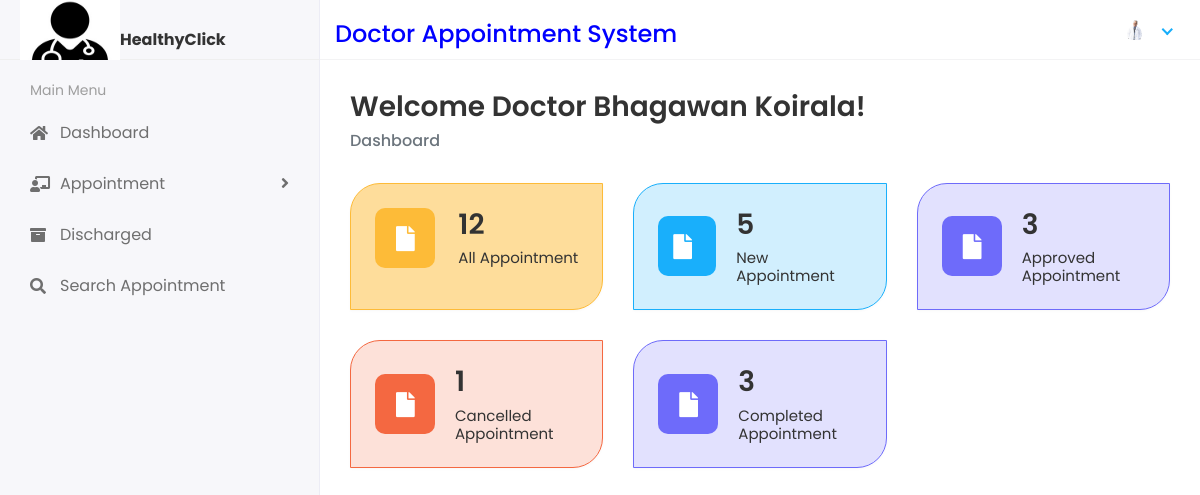
The page /Doctor/DocHome (signed in) on the database its author committed.
### dasapp/models.py (models this page shows)
class CustomUser(AbstractUser):
    USER = {
        (1, "admin"),
        (2, "doc"),
    }
    user_type = models.CharField(choices=USER, max_length=50, default=1)
    profile_pic = models.ImageField(upload_to="profile_pics/", blank=True, null=True)

### docappsystem/docviews.py (the view)
# urls.py: path("Doctor/DocHome", docviews.DOCTORHOME, name="doctor_home"),
@login_required(login_url="/")
def DOCTORHOME(request):
    doctor_admin = request.user
    doctor_reg = DoctorReg.objects.get(admin=doctor_admin)
    allaptcount = Appointment.objects.filter(doctor_id=doctor_reg).count
    newaptcount = Appointment.objects.filter(status="0", doctor_id=doctor_reg).count
    appaptcount = Appointment.objects.filter(
        status="Approved", doctor_id=doctor_reg
    ).count
    canaptcount = Appointment.objects.filter(
        status="Cancelled", doctor_id=doctor_reg #canaptcount = cancelled appointment count
    ).count
    comaptcount = Appointment.objects.filter(
        status="Completed", doctor_id=doctor_reg # comaptcount = completed appointment count
    ).count
    context = {
        "newaptcount": newaptcount,
        "allaptcount": allaptcount,
        "appaptcount": appaptcount,
        "canaptcount": canaptcount,
        "comaptcount": comaptcount,
    }
    return render(request, "doc/dochome.html", context)

### templates/doc/dochome.html
{% extends 'base.html' %}
{% block content %}
<div class="content container-fluid">
    <div class="page-header">
       <div class="row">
          <div class="col-sm-12">
             <h3 class="page-title">Welcome Doctor {{ user.first_name }} {{ user.last_name }}!</h3>
             <ul class="breadcrumb">
                <li class="breadcrumb-item active">Dashboard</li>
             </ul>
          </div>
       </div>
    </div>
    <div class="row">
       <div class="col-xl-4 col-sm-6 col-12 d-flex">
          <div class="card bg-one w-100">
             <div class="card-body">
                <div class="db-widgets d-flex justify-content-between align-items-center">
                   <div class="db-icon">
                      <i class="fas fa-file"></i>
                   </div>
                   <div class="db-info">
                      <h3>{{allaptcount}}</h3>
                      <h6>All Appointment</h6>
                   </div>
                </div>
             </div>
          </div>
       </div>
       <div class="col-xl-4 col-sm-6 col-12 d-flex">
          <div class="card bg-two w-100">
             <div class="card-body">
                <div class="db-widgets d-flex justify-content-between align-items-center">
                   <div class="db-icon">
                      <i class="fas fa-file"></i>
                   </div>
                   <div class="db-info">
                      <h3>{{newaptcount}}</h3>
                      <a href="{% url 'patientnewappointment' %}"><h6>New Appointment</h6></a>
                   </div>
                </div>
             </div>
          </div>
       </div>
       <div class="col-xl-4 col-sm-6 col-12 d-flex">
          <div class="card bg-four w-100">
             <div class="card-body">
                <div class="db-widgets d-flex justify-content-between align-items-center">
                   <div class="db-icon">
                      <i class="fas fa-file"></i>
                   </div>
                   <div class="db-info">
                     <h3>{{appaptcount}}</h3>
                     <a href="{% url 'patientapprovedappointment' %}"><h6>Approved Appointment</h6></a>
                   </div>
                </div>
             </div>
          </div>
       </div>
       <div class="col-xl-4 col-sm-6 col-12 d-flex">
          <div class="card bg-three w-100">
             <div class="card-body">
                <div class="db-widgets d-flex justify-content-between align-items-center">
                   <div class="db-icon">
                      <i class="fas fa-file"></i>
                   </div>
                   <div class="db-info">
                     <h3>{{canaptcount}}</h3>
                     <a href="{% url 'patientcancelledappointment' %}"><h6>Cancelled Appointment</h6></a>
                   </div>
                </div>
             </div>
          </div>
       </div>
       <div class="col-xl-4 col-sm-6 col-12 d-flex">
         <div class="card bg-four w-100">
            <div class="card-body">
               <div class="db-widgets d-flex justify-content-between align-items-center">
                  <div class="db-icon">
                     <i class="fas fa-file"></i>
                  </div>
                  <div class="db-info">
                     <h3>{{comaptcount}}</h3>
                     <a href="{% url 'patientappointmentcompleted' %}"><h6>Completed Appointment</h6></a>
                  </div>
               </div>
            </div>
         </div>
      </div>
    </div>
 </div>
{% endblock %}

### templates/includes/header.html (shortened to what this page needs)
{% load static %}
{% if user.user_type == '1' %}
<div class="header">
    <div class="header-left" style="padding-top: 20px;">
       <a href="{% url 'admin_home' %}">
       <img src="{% static 'assets/img/logo.jpg'%}" width="80" height="80">
       </a>
       <strong>HealthyClick</strong>
    </div>
    <div class="top-nav-search" style="padding-top: 20px;color: blue;">
       <h4>Doctor Appointment System</h4>
    </div>
    <a class="mobile_btn" id="mobile_btn">
    <i class="fas fa-bars"></i>
    </a>
    <ul class="nav user-menu">
       <li class="nav-item dropdown has-arrow">
          <a href="#" class="dropdown-toggle nav-link" data-toggle="dropdown">
          <span class="user-img"><img class="rounded-circle" src="{{request.user.profile_pic.url}}" width="31" ></span>
          </a>
          <div class="dropdown-menu">
             <div class="user-header">
                <div class="avatar avatar-sm">
                   <img src="{{request.user.profile_pic.url}}" alt="User Image" class="avatar-img rounded-circle">
                </div>
                <div class="user-text">
                  <h6>{{user.first_name}} {{user.last_name}}</h6>
                   <p class="text-muted mb-0">Administrator</p>
                </div>
             </div>
             <a class="dropdown-item" href="{% url 'profile' %}">My Profile</a>
             <a class="dropdown-item" href="{% url 'change_password' %}">Setting</a>
             <a class="dropdown-item" href="{% url 'logout' %}">Logout</a>
          </div>
       </li>
    </ul>
 </div>
 {% else  %}
 <div class="header">
   <div class="header-left" style="padding-top: 20px;">
      <a href="{% url 'doctor_home' %}">
      <img src="{% static 'assets/img/logo.jpg'%}" width="100" height="80">
      </a>
      <strong>HealthyClick</strong>
   </div>
   <div class="top-nav-search" style="padding-top: 20px;color: blue;">
      <h4>Doctor Appointment System</h4>
   </div>
   <ul class="nav user-menu">
      <li class="nav-item dropdown has-arrow">
         <a href="#" class="dropdown-toggle nav-link" data-toggle="dropdown">
         <span class="user-img"><img class="rounded-circle" src="{{request.user.profile_pic.url}}" width="31" alt="Doctor"></span>
         </a>
      </li>
   </ul>
</div>{% endif %}

### static/assets/css/style.css (style rules this page uses)
html { height: 100%; }
body { background-color: #fff; color: #333; font-family: 'Poppins', sans-serif; font-size: 1rem; height: 100%; line-height: 1.5; overflow-x: hidden; }
h1, h2, h3, h4, h5, h6 { font-family: 'Poppins', sans-serif; margin-top: 0; }
a { color: #009ce7; }
input, button, a { transition: all 0.4s ease; -moz-transition: all 0.4s ease; -o-transition: all 0.4s ease; -ms-transition: all 0.4s ease; -webkit-transition: all 0.4s ease; }
ul, ol { padding: 0px; list-style: none; }
.card { border: 1px solid #ececf5; box-shadow: 0 1px 3px 0 rgba(0, 0, 0, 0.03); margin-bottom: 1.875rem; }
.card-body { padding: 1.5rem; }
.header { background-color: #fff; border-bottom: 1px solid #f3f3f4; left: 0; position: fixed; right: 0; top: 0; z-index: 1001; height: 60px; }
.header .header-left { float: left; height: 60px; padding: 0 20px; position: relative; width: 320px; z-index: 1; transition: all 0.2s ease-in-out; background-color: #f7f7fa; border-bottom: 1px solid #efefef; border-right: 1px solid #ececf5; display: flex; align-items: center; }
.header .dropdown-toggle:after { display: none; }
.header .has-arrow .dropdown-toggle:after { border-top: 0; border-left: 0; border-bottom: 2px solid #18aefa; border-right: 2px solid #18aefa; content: ''; height: 8px; display: inline-block; pointer-events: none; -webkit-transform-origin: 66% 66%; -ms-transform-origin: 66% 66%; transform-origin: 66% 66%; -webkit-transform: rotate(45deg); -ms-transform: rotate(45deg); transform: rotate(45deg); -webkit-transition: all 0.15s ease-in-out; transition: all 0.15s ease-in-out; width: 8px; vertical-align: 0px; }
.user-menu { float: right; margin: 0; position: relative; z-index: 99; padding-right: 15px; }
.user-menu.nav > li > a { color: #a0a0a0; font-size: 14px; line-height: 58px; padding: 0 15px; height: 60px; }
.user-img { margin-right: 3px; position: relative; }
.top-nav-search { float: left; margin-left: 15px; }
.page-wrapper > .content { padding: 1.875rem 1.875rem 0; }
.page-header { margin-bottom: 1.875rem; }
.page-header .breadcrumb { background-color: transparent; color: #6c757d; font-size: 1rem; font-weight: 500; margin-bottom: 0; padding: 0; }
.page-title { font-size: 28px; font-weight: 600; color: #333; margin-bottom: 5px; }
.bg-one { background-color: rgb(253 187 56 / 0.5); border-color: #fdbb38; border-radius: 30px 0px; }
.bg-two { background-color: rgb(25 175 251 / 0.2); border-color: #19affb; border-radius: 30px 0px; }
.bg-three { background-color: rgb(244 104 65 / 0.2); border-color: #f46841; border-radius: 30px 0px; }
.bg-four { background-color: rgb(110 107 250 / 0.2); border-color: #6e6bfa; border-radius: 30px 0px; }
.db-icon { font-size: 25px; width: 60px; height: 60px; padding: 13px 21px; border-radius: 10px; color: #fff; margin-right: 20px; }
.bg-one .db-icon { background-color: #fdbb38; }
.bg-two .db-icon { background-color: #19affb; padding: 13px 15px; }
.bg-three .db-icon { background-color: #f46841; }
.bg-four .db-icon { background-color: #6e6bfa; }
.db-info h3 { font-size: 28px; font-weight: 600; color: #333333; }
.db-info h6 { margin: 0px; font-weight: 400; font-size: 15px; color: #333333; }

### rows shown on the page
CustomUser: user.profile_pic (picture), first_name "Bhagawan", last_name "Koirala"

### other values the page prints
{{ allaptcount }} "12"
{{ newaptcount }} "5"
{{ appaptcount }} "3"
{{ canaptcount }} "1"
{{ comaptcount }} "3"
